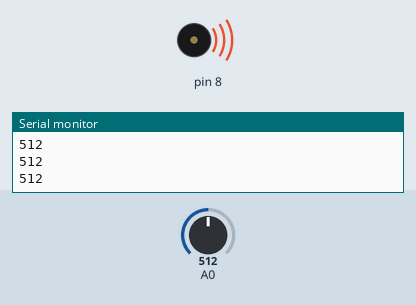
Bench run of a sketch on a simulated Arduino Uno, built with avr-gcc and run on an emulated ATmega328P. On the bench: buzzer (waves = sounding), the last lines printed to the serial monitor. The inputs (shaded band) are chosen by the test bench; at power-on: A0 = 512.

Above: at 1.2 s.
1.3 s: A0 set to 991
At 2.4 s:
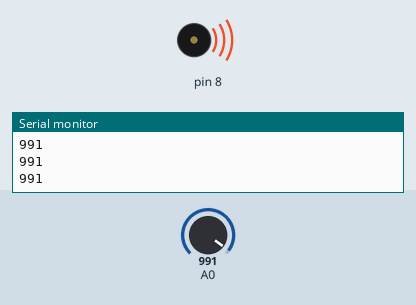
2.8 s: A0 set to 1017
At 3.8 s:
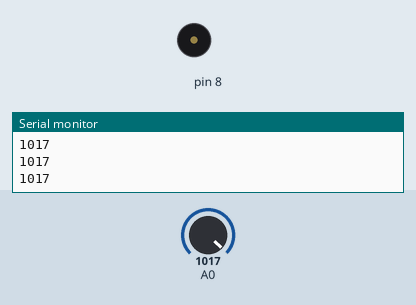
4.3 s: A0 set to 1023
At 4.9 s:
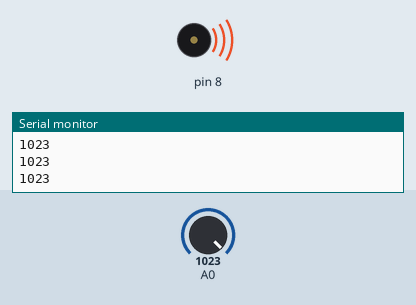
5.8 s: A0 set to 0
At 7.2 s:
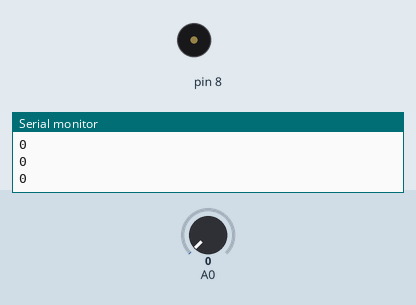
Timing chart, 0 to 8.3 s (numbered marks = the images above; inputs shaded):
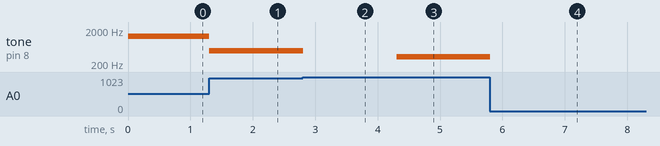

Measured:
- the behaviour switches between 1002 and 1003 on A0 (found by bisection; images 1 and 2)
- after the input at 1.3 s, tone on pin 8: 1319 Hz → 494 Hz at once
- after the input at 2.8 s, tone on pin 8: 494 Hz → silent at once
- after the input at 4.3 s, tone on pin 8: silent → 330 Hz at once
- after the input at 5.8 s, tone on pin 8: 330 Hz → silent at once

The sketch:

mungo_jerry.ino
```cpp
int buttons[6];
// Hardware can only fit 6 notes ¯\_(ツ)_/¯
// These values are integer approximations
// E(4) B(4) C#(5) G(5) G#(5) E(6)
int notes[] = {330, 494, 554, 784, 831, 1319};

void setup(){
  buttons[0] = 2;
  Serial.begin(9600); // Log notes for debugging
}

void loop(){
  int keyVal = analogRead(A0);
  Serial.println(keyVal);

  if(keyVal == 1023){
    tone(8, notes[0]);
  }
  else if(keyVal > 970 && keyVal <= 1002){
    tone(8, notes[1]);
  }
  else if(keyVal > 933 && keyVal <= 970){
    tone(8, notes[2]);
  }
  else if(keyVal > 697 && keyVal <= 933){
    tone(8, notes[3]);
  }
  else if(keyVal > 513 && keyVal <= 697){
    tone(8, notes[4]);
  }
  else if(keyVal > 0 && keyVal <= 513){
    tone(8, notes[5]);
  }
  else {
    noTone(8);
  }
}
```
